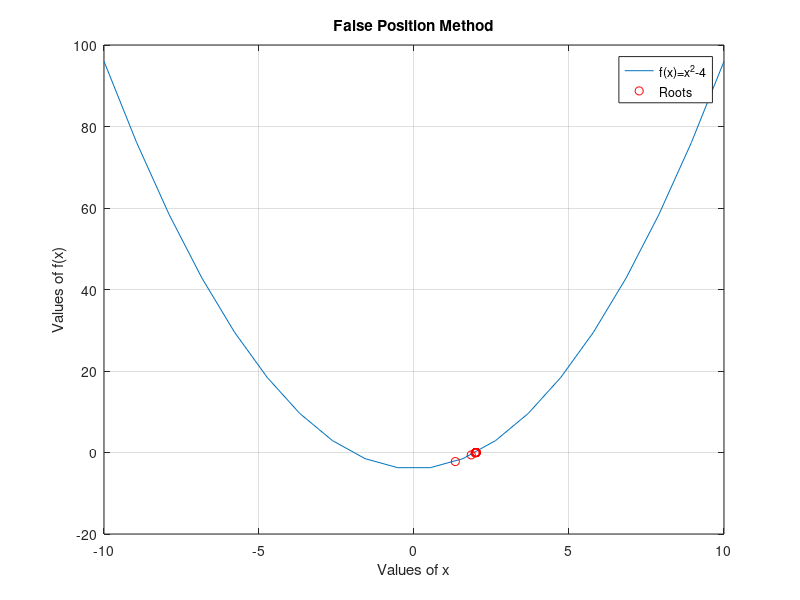

Write MATLAB code to recreate this figure.
function False_position = Task_003 ()

function y = f(x)
    y = x.^2-4;
end

a = 0;
b = 3;
e = 1e-6;

roots = [];
i = 0;

while (b - a)  > e
    c =(a*f(b)-b*f(a))/(f(b)-f(a)) ;
    roots = [roots; c];

    if f(c) == 0
        break;
    elseif f(a) * f(c) < 0
        b = c;
    else
        a = c;
    end

    i = i + 1;
end

fprintf('Number of iterations need is: %d\n', i);
fprintf("The root is: ");
disp(roots(end));

 x = linspace(-10, 10, 20);
 y = f(x);

 figure;
 plot(x, y);
hold on;
plot(roots, f(roots),'ro');
hold off;
xlabel('Values of x');
ylabel('Values of f(x)');
title('False Position Method');
legend('f(x)=x^2-4', 'Roots');
grid on;
endfunction
